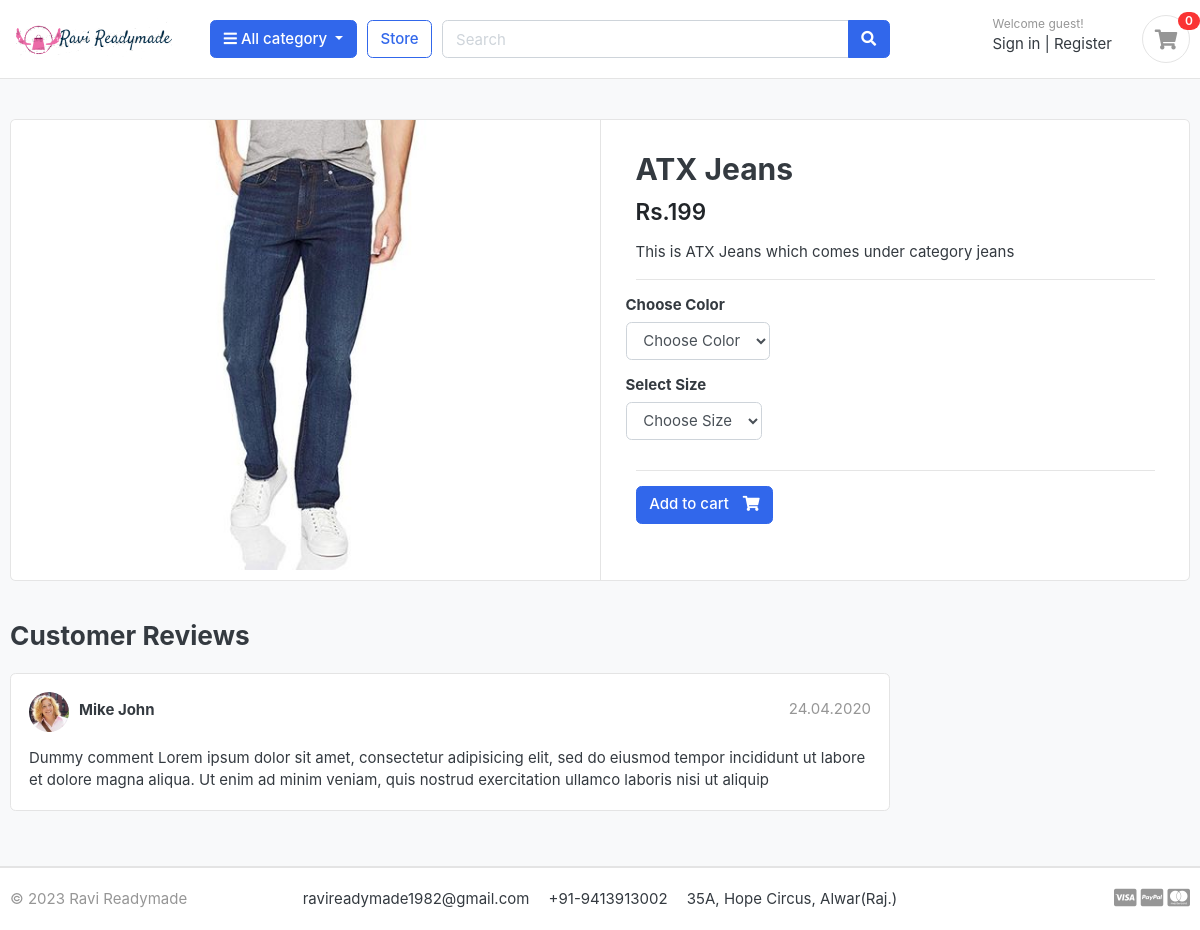
/store/category/jeans/atx-jeans/, run on the app's committed database.
### store/models.py (models this page shows, shortened)
class Product(models.Model):
    product_name = models.CharField(max_length=200, unique=True)
    slug = models.SlugField(max_length=200, unique=True)
    description = models.TextField(max_length=500, blank=True)
    price = models.IntegerField()
    images = models.ImageField(upload_to='photos/products')
    stock = models.IntegerField()
    is_available = models.BooleanField(default=True)
    category = models.ForeignKey(Category, on_delete=models.CASCADE)
    created_date = models.DateTimeField(auto_now_add=True)
    modified_date = models.DateTimeField(auto_now=True)

### store/views.py (the view)
# urls.py: path('category/<slug:category_slug>/<slug:product_slug>/', product_detail, name='product_detail'),
def product_detail(request, category_slug = None, product_slug = None):
    try:
        single_product = Product.objects.get(category__slug = category_slug, slug = product_slug)
        in_cart = CartItem.objects.filter(product = single_product, cart__cart_id = _cart_id(request)).exists()
    except Exception as e:
        raise e
    context = {
        'single_product': single_product,
        'in_cart': in_cart,
    }
    return render(request, 'store/product_detail.html', context)

### carts/context_processors.py (called while the page is built)
def counter(request):
    cart_count = 0
    if 'admin' in request.path:
        return {}
    else:
        try:
            cart = Cart.objects.filter(cart_id = _cart_id(request))
            if request.user.is_authenticated:
                cart_items = CartItem.objects.all().filter(user = request.user)
            else:
                cart_items = CartItem.objects.all().filter(cart = cart[:1])
            for cart_item in cart_items:
                cart_count += cart_item.quantity
        except Cart.DoesNotExist:
            cart_count = 0
    return dict(cart_count = cart_count)

### carts/views.py (called while the page is built)
def _cart_id(request):
    cart = request.session.session_key
    if not cart:
        cart = request.session.create()
    return cart

### category/context_processors.py (called while the page is built)
def menu_links(request):
    links = Category.objects.all()
    return dict(links=links)

### category/models.py (called while the page is built)
    def get_url(self):
        return reverse('products_by_category', args=[self.slug])

### store/models.py (called while the page is built)
    def colors(self):
        return super(VariationManager, self).filter(variation_category='color', is_active = True)

    def sizes(self):
        return super(VariationManager, self).filter(variation_category='size', is_active = True)

### templates/store/product_detail.html (shortened to what this page needs)
{% extends 'base.html' %}
{% load static %}
{% block content %}
<section class="section-content padding-y bg">
  <div class="container">
    <div class="card">
      <div class="row no-gutters">
        <aside class="col-md-6">
          <article class="gallery-wrap">
            <div class="img-big-wrap">
              <a href="#"><img src='{{ single_product.images.url }}'></a>
            </div>
          </article>
        </aside>
        <main class="col-md-6 border-left">
          <form action="{% url 'add_cart' single_product.id %}" method="POST">
            <article class="content-body">
              <h2 class="title">{{single_product.product_name}}</h2>
              <div class="mb-3">
                <var class="price h4">Rs.{{single_product.price}}</var>
              </div>
              <p>{{single_product.description}}</p>
              <hr>
              <div class="row">
                <div class="item-option-select">
                  <h6>Choose Color</h6>
                    <select name="color" class="form-control" required>
                      <option value="" disabled selected>Choose Color</option>
                    </select>
                </div>
              </div>
              <div class="row">
                <div class="item-option-select">
                  <h6>Select Size</h6>
                  <select name="size" class="form-control" required>
                    <option value="" disabled selected>Choose Size</option>
                  </select>
                </div>
              </div>
              <hr>
              {% if single_product.stock <= 0 %} <h5 class='text-danger'>Out of Stock</h5>
                {% else %}
                  <button type="submit" class="btn  btn-primary"> <span class="text">Add to
                      cart</span> <i class="fas fa-shopping-cart"></i> </button>
                {% endif %}
            </article>
          </form>
        </main>
      </div>
    </div>
    <br>
    <div class="row">
      <div class="col-md-9">
        <header class="section-heading">
          <h3>Customer Reviews </h3>
        </header>
        <article class="box mb-3">
          <div class="icontext w-100">
            <img src="{% static 'images/avatars/avatar1.jpg' %}" class="img-xs icon rounded-circle">
            <div class="text">
              <span class="date text-muted float-md-right">24.04.2020 </span>
              <h6 class="mb-1">Mike John </h6>
            </div>
          </div>
          <div class="mt-3">
            <p>
              Dummy comment Lorem ipsum dolor sit amet, consectetur adipisicing elit, sed do eiusmod
              tempor incididunt ut labore et dolore magna aliqua. Ut enim ad minim veniam,
              quis nostrud exercitation ullamco laboris nisi ut aliquip
            </p>
          </div>
        </article>
      </div>
    </div>
  </div>
</section>
{% endblock %}

### static/css/ui.css (style rules this page uses)
html { font-family: "Inter", sans-serif; font-size: 15px; }
.content-body { flex: 1 1 auto; padding: 2rem 2.3rem; }
.img-xs, .img-sm, .img-md, .img-lg { -o-object-fit: cover; object-fit: cover; flex-shrink: 0; flex-grow: 0; }
.img-xs { width: 40px; height: 40px; }
.padding-y { padding-top: 40px; padding-bottom: 40px; }
var { font-style: normal; }
article:after, .form-group:after { display: block; clear: both; content: ""; }
.bg { background-color: #f8f9fa; }
.section-heading { margin-bottom: 20px; margin-top: 15px; }
p:last-child { margin-bottom: 0; }
.btn .text + i { margin-left: 10px; }
.icontext { display: inline-flex; align-items: center; vertical-align: middle; }
.icontext .text { width: 100%; line-height: 1.2; }
.icontext .icon { position: relative; margin-right: 10px; flex-shrink: 0; flex-grow: 0; }
.price { font-weight: 600; color: #212529; }
.box { padding: 18px; background: #fff; border-radius: 0.37rem; border: 1px solid #e4e4e4; }
.box img { max-width: 100%; }
.gallery-wrap .img-big-wrap { margin-bottom: 10px; border-radius: 0.37rem; overflow: hidden; background-color: #fff; }
.gallery-wrap .img-big-wrap a { text-align: center; display: block; }
.gallery-wrap .img-big-wrap img { height: 450px; width: auto; display: inline-block; }
.item-option-select { margin-bottom: 1rem; display: inline-block; margin-right: 15px; }

### data on the page
Product: images (picture), product_name "ATX Jeans", price "199", description "This is ATX Jeans which comes under category jeans"

### other printed values
{{ cart_count }} "0"
